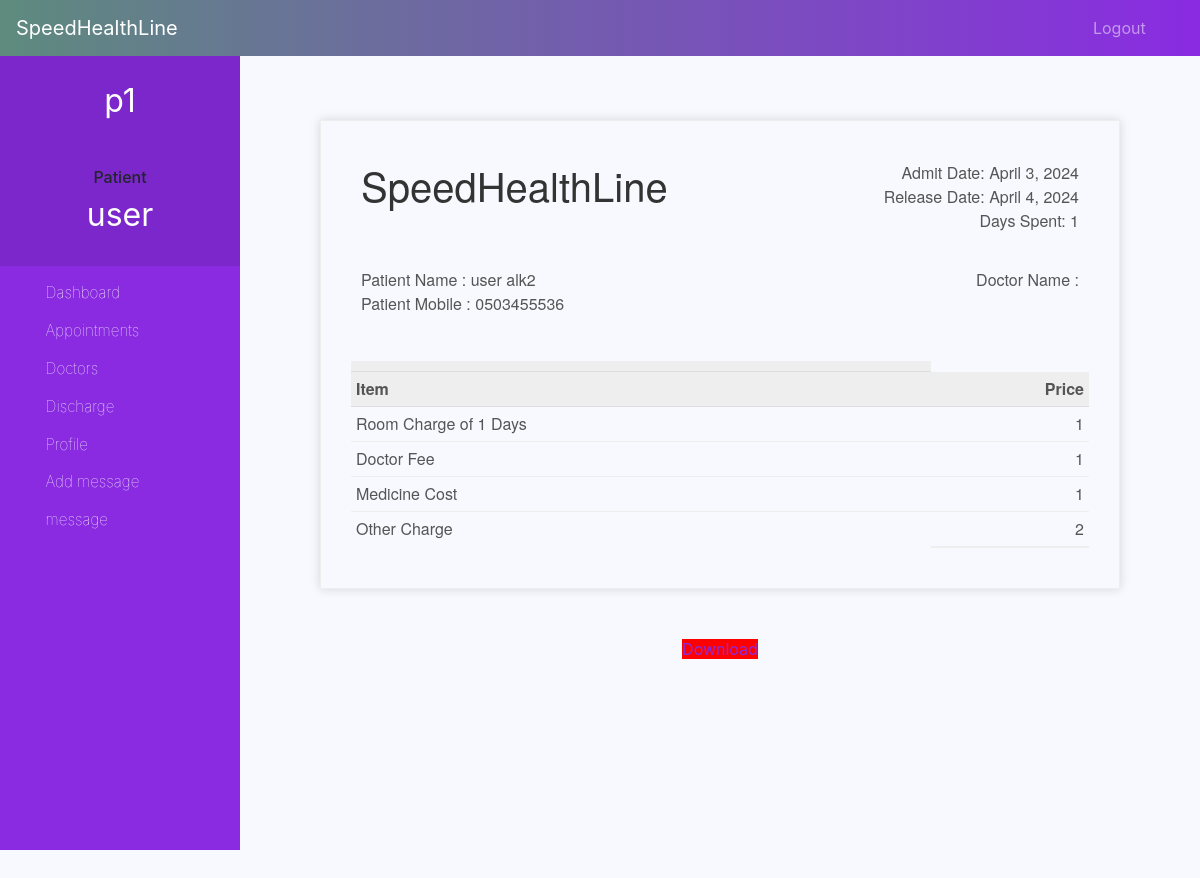
Screenshot of /patient-discharge (signed in) with the database file from the repository.
### core/models.py (models this page shows, shortened)
class Patient(models.Model):
    user=models.OneToOneField(User,on_delete=models.CASCADE)
    mobile = models.CharField(max_length=20,null=False)
    assignedDoctorId = models.PositiveIntegerField(null=True)
    admitDate=models.DateField(auto_now=True)
    status=models.BooleanField(default=True)
    address = models.CharField(max_length=255, default="", blank=True)
    @property
    def get_name(self):
        return self.user.first_name+" "+self.user.last_name

class PatientDischargeDetails(models.Model):
    patientId=models.PositiveIntegerField(null=True,default=1)
    patientName=models.CharField(max_length=40)
    assignedDoctorName=models.CharField(max_length=40)
    mobile = models.CharField(max_length=20,null=True)
    admitDate=models.DateField(null=False)
    releaseDate=models.DateField(null=False)
    daySpent=models.PositiveIntegerField(null=False)
    roomCharge=models.PositiveIntegerField(null=False)
    medicineCost=models.PositiveIntegerField(null=False)
    doctorFee=models.PositiveIntegerField(null=False)
    OtherCharge=models.PositiveIntegerField(null=False)
    total=models.PositiveIntegerField(null=False)

### core/views.py (the view)
# urls.py: path('patient-discharge', patient_discharge, name='patient-discharge'),
@login_required(login_url='patientlogin')
@user_passes_test(is_patient)
def patient_discharge(request):
    patient=models.Patient.objects.get(user_id=request.user.id) #for profile picture of patient in sidebar
    dischargeDetails=models.PatientDischargeDetails.objects.all().filter(patientId=patient.id).order_by('-id')[:1]
    patientDict=None
    if dischargeDetails:
        patientDict ={
        'is_discharged':True,
        'patient':patient,
        'patientId':patient.id,
        'patientName':patient.get_name,
        'assignedDoctorName':dischargeDetails[0].assignedDoctorName,
        'address':patient.address,
        'mobile':patient.mobile,
        'admitDate':patient.admitDate,
        'releaseDate':dischargeDetails[0].releaseDate,
        'daySpent':dischargeDetails[0].daySpent,
        'medicineCost':dischargeDetails[0].medicineCost,
        'roomCharge':dischargeDetails[0].roomCharge,
        'doctorFee':dischargeDetails[0].doctorFee,
        'OtherCharge':dischargeDetails[0].OtherCharge,
        'total':dischargeDetails[0].total,
        }
        print(patientDict)
    else:
        patientDict={
            'is_discharged':False,
            'patient':patient,
            'patientId':request.user.id,
        }
    return render(request,'patient_discharge.html',context=patientDict)

### core/views.py (called while the page is built)
def is_patient(user):
    return user.groups.filter(name='PATIENT').exists()

### templates/patient_discharge.html (shortened to what this page needs)
{% extends 'patient_base.html' %}
{% load static %}
{% block content %}
<head>
</head>
<br><br><br>
{%if is_discharged%}
<div class="invoice-box">
  <table cellpadding="0" cellspacing="0">
    <tr class="top">
      <td colspan="2">
        <table>
          <tr>
            <td class="title">
              <h1>SpeedHealthLine</h1>
            </td>
            <td>
              Admit Date: {{admitDate}}<br>
              Release Date: {{releaseDate}}<br>
              Days Spent: {{daySpent}}
            </td>
          </tr>
        </table>
      </td>
    </tr>
    <tr class="information">
      <td colspan="2">
        <table>
          <tr>
            <td>
              Patient Name : {{patientName}}<br>
              Patient Mobile : {{mobile}}<br>
            </td>
            <td>
              Doctor Name :<br>
              {{assignedDoctorName}}<br>
            </td>
          </tr>
        </table>
      </td>
    </tr>
    <tr class="heading">
      <td>
      </td>
    </tr>
    <tr class="heading">
      <td>
        Item
      </td>
      <td>
        Price
      </td>
    </tr>
    <tr class="item">
      <td>
        Room Charge of {{daySpent}} Days
      </td>
      <td>
        {{roomCharge}}
      </td>
    </tr>
    <tr class="item">
      <td>
        Doctor Fee
      </td>
      <td>
        {{doctorFee}}
      </td>
    </tr>
    <tr class="item">
      <td>
        Medicine Cost
      </td>
      <td>
        {{medicineCost}}
      </td>
    </tr>
    <tr class="item last">
      <td>
        Other Charge
      </td>
      <td>
        {{OtherCharge}}
      </td>
    </tr>
    <tr class="total">
      <td></td>
      <td>
      </td>
    </tr>
  </table>
</div>
<br><br>
<div class="download">
  <a style="background:red; width:500px;" href="{% url 'download-pdf' patientId  %}">Download</a>
</div>
{%else%}
<h5 style="text-align:center;">You Are Not Discharged By Hospital !</h5>
<h5 style="text-align:center;">Your Treatment Is Going On !</h5><br><br>
<h6 style="text-align:center;">When You Will Be Discahrged. You Can Download Invoice.</h6>
{%endif%}
<br><br><br><br><br><br><br><br>
{% endblock content %}

### templates/patient_base.html (shortened to what this page needs)
<!DOCTYPE html>
{% load static %}
<html lang="en">
<head>
  <link rel="stylesheet" href="https://stackpath.bootstrapcdn.com/bootstrap/4.3.1/css/bootstrap.min.css">
  <link rel="stylesheet" href="https://maxcdn.bootstrapcdn.com/font-awesome/4.7.0/css/font-awesome.min.css">
</head>
<body>
  <nav class="menu" tabindex="0">
    <header class="avatar">
        <h2>{{request.user}}</h2>
      <br><br>
      <h6>Patient</h6>
      <h2>{{request.user.first_name}}</h2>
    </header>
    <ul>
      <li tabindex="0" class="icon-dashboard"> <a style="color:white; text-decoration:none;" href="/patient-dashboard"><span>Dashboard</span></a> </li>
      <li tabindex="0" class="icon-calendar"> <a style="color:white; text-decoration:none;" href="/patient-appointment"><span>Appointments</span></a></li>
      <li tabindex="0" class="icon-users"> <a style="color:white; text-decoration:none;" href="/patient-doctor"><span>Doctors</span></a></li>
      <li tabindex="0" class="icon-users"> <a style="color:white; text-decoration:none;" href="/patient-discharge"><span>Discharge</span></a></li>
      <li tabindex="0" class="icon-calendar"> <a style="color:white; text-decoration:none;" href="/patient-profile"><span>Profile</span></a></li>
      <li tabindex="0" class="icon-calendar"> <a style="color:white; text-decoration:none;" href="/add-message"><span>Add message</span></a></li>
      <li tabindex="0" class="icon-calendar"> <a style="color:white; text-decoration:none;" href="/message"><span>message</span></a></li>
    </ul>
  </nav>
  <main>
    <div class="bs-example">
<nav class="navbar navbar-expand-md navbar-dark fixed-top" style="background: linear-gradient(to right, #5E8B7E, #8A2BE2);">        <a href="/patient-dashboard" class="navbar-brand">SpeedHealthLine</a>
        <div class="collapse navbar-collapse justify-content-between" id="navbarCollapse">
          <div class="navbar-nav" style=" margin-left: 90%;">
            <a href="/logout" class="nav-item nav-link">Logout</a>
          </div>
        </div>
      </nav>
    </div>
    <br><br>
    {% block content %}
    {% endblock content %}
    <br><br><br><br><br><br><br>
  </main>
</body>
</html>

### templates/patient_base.html (style rules this page uses)
a:link { text-decoration: none; color: #8a2be2; }
body { padding-left: 240px; background-color: #f8f8ff; background-repeat: no-repeat; background-position: center center; background-attachment: fixed; background-size: cover; }
main { position: relative; height: 100vh; }
.menu { background: #8a2be2; height: 100vh; width: 240px; position: fixed; top: 0px; left: 0; z-index: 5; outline: none; }
.menu .avatar { background: rgba(0, 0, 0, 0.1); padding: 2em 0.5em; text-align: center; }
.menu .avatar h2 { font-weight: normal; margin-bottom: 0; color: #fff; }
.menu ul { list-style: none; padding: 0.5em 0; margin: 0; }
.menu ul li { padding: 0.5em 1em 0.5em 3em; font-size: 0.95em; font-weight: lighter; background-repeat: no-repeat; background-position: left 15px center; background-size: auto 20px; transition: all 0.15s linear; cursor: pointer; color: #fff; }
.menu ul li.icon-dashboard { background-image: url("http://www.entypo.com/images//gauge.svg"); }
.menu ul li.icon-users { background-image: url("http://www.entypo.com/images//users.svg"); }
.menu ul li.icon-calendar { background-image: url("http://www.entypo.com/images//calendar.svg"); }

### templates/patient_discharge.html (style rules this page uses)
.invoice-box { max-width: 800px; margin: auto; padding: 30px; border: 1px solid #eee; box-shadow: 0 0 10px rgba(0, 0, 0, .15); font-size: 16px; line-height: 24px; font-family: 'Helvetica Neue', 'Helvetica', Helvetica, Arial, sans-serif; color: #555; }
.invoice-box table { width: 100%; line-height: inherit; text-align: left; }
.invoice-box table td { padding: 5px; vertical-align: top; }
.invoice-box table tr td:nth-child(2) { text-align: right; }
.invoice-box table tr.top table td { padding-bottom: 20px; }
.invoice-box table tr.top table td.title { font-size: 45px; line-height: 45px; color: #333; }
.invoice-box table tr.information table td { padding-bottom: 40px; }
.invoice-box table tr.heading td { background: #eee; border-bottom: 1px solid #ddd; font-weight: bold; }
.invoice-box table tr.item td { border-bottom: 1px solid #eee; }
.invoice-box table tr.item.last td { border-bottom: none; }
.invoice-box table tr.total td:nth-child(2) { border-top: 2px solid #eee; font-weight: bold; }
.menu { top: 50px; }
.download { text-align: center; display: block; }

### rows the page displays
Patient: admitDate "April 3, 2024", mobile "0503455536"
PatientDischargeDetails: releaseDate "April 4, 2024", patientName "user alk2"

### other values shown
{{ request.user }} "p1"
{{ request.user.first_name }} "user"
{{ daySpent }} "1"
{{ roomCharge }} "1"
{{ doctorFee }} "1"
{{ medicineCost }} "1"
{{ OtherCharge }} "2"
